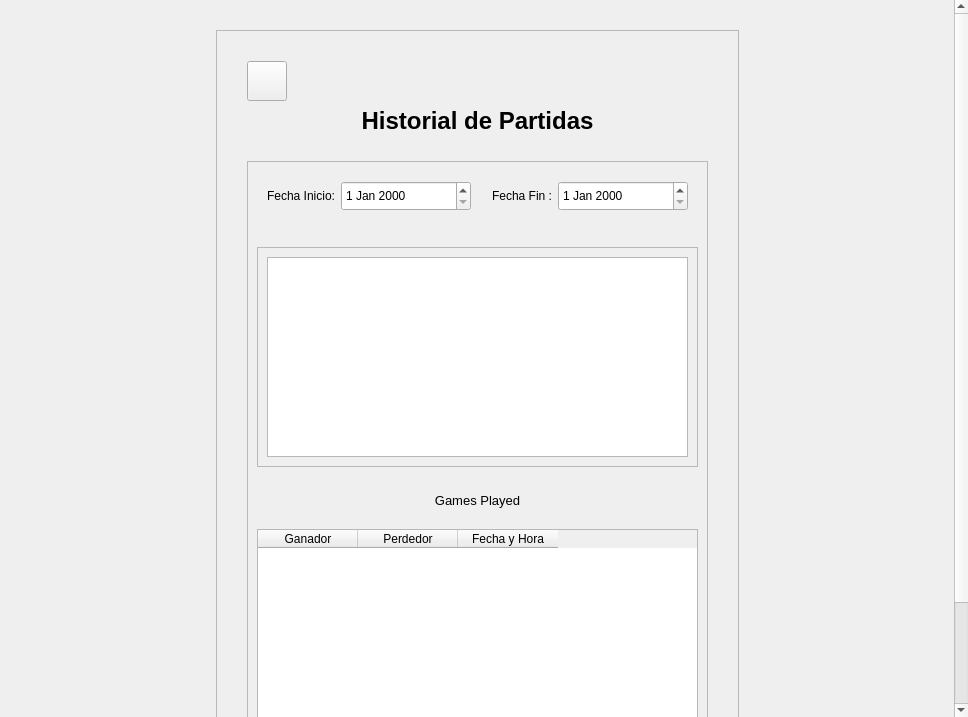
<?xml version="1.0" encoding="UTF-8"?>
<ui version="4.0">
 <class>HistoryWindow</class>
 <widget class="QWidget" name="HistoryWindow">
  <property name="geometry">
   <rect>
    <x>0</x>
    <y>0</y>
    <width>968</width>
    <height>717</height>
   </rect>
  </property>
  <property name="windowTitle">
   <string>Form</string>
  </property>
  <layout class="QGridLayout" name="gridLayout_5">
   <property name="leftMargin">
    <number>0</number>
   </property>
   <property name="topMargin">
    <number>0</number>
   </property>
   <property name="rightMargin">
    <number>0</number>
   </property>
   <property name="bottomMargin">
    <number>0</number>
   </property>
   <item row="0" column="0">
    <widget class="QWidget" name="centralwidget" native="true">
     <layout class="QGridLayout" name="gridLayout_2">
      <property name="leftMargin">
       <number>0</number>
      </property>
      <property name="topMargin">
       <number>0</number>
      </property>
      <property name="rightMargin">
       <number>0</number>
      </property>
      <property name="bottomMargin">
       <number>0</number>
      </property>
      <item row="0" column="0">
       <widget class="QScrollArea" name="scrollArea">
        <property name="frameShape">
         <enum>QFrame::Shape::NoFrame</enum>
        </property>
        <property name="horizontalScrollBarPolicy">
         <enum>Qt::ScrollBarPolicy::ScrollBarAlwaysOff</enum>
        </property>
        <property name="widgetResizable">
         <bool>true</bool>
        </property>
        <property name="alignment">
         <set>Qt::AlignmentFlag::AlignCenter</set>
        </property>
        <widget class="QWidget" name="scrollAreaWidgetContents">
         <property name="geometry">
          <rect>
           <x>0</x>
           <y>-80</y>
           <width>951</width>
           <height>913</height>
          </rect>
         </property>
         <layout class="QGridLayout" name="gridLayout_3">
          <property name="leftMargin">
           <number>0</number>
          </property>
          <property name="topMargin">
           <number>0</number>
          </property>
          <property name="rightMargin">
           <number>0</number>
          </property>
          <property name="bottomMargin">
           <number>0</number>
          </property>
          <item row="0" column="0">
           <layout class="QGridLayout" name="gridLayout">
            <item row="2" column="1">
             <spacer name="verticalSpacer_3">
              <property name="orientation">
               <enum>Qt::Orientation::Vertical</enum>
              </property>
              <property name="sizeType">
               <enum>QSizePolicy::Policy::MinimumExpanding</enum>
              </property>
              <property name="sizeHint" stdset="0">
               <size>
                <width>20</width>
                <height>30</height>
               </size>
              </property>
             </spacer>
            </item>
            <item row="1" column="2">
             <spacer name="horizontalSpacer_10">
              <property name="orientation">
               <enum>Qt::Orientation::Horizontal</enum>
              </property>
              <property name="sizeHint" stdset="0">
               <size>
                <width>40</width>
                <height>20</height>
               </size>
              </property>
             </spacer>
            </item>
            <item row="0" column="1">
             <spacer name="verticalSpacer_2">
              <property name="orientation">
               <enum>Qt::Orientation::Vertical</enum>
              </property>
              <property name="sizeType">
               <enum>QSizePolicy::Policy::MinimumExpanding</enum>
              </property>
              <property name="sizeHint" stdset="0">
               <size>
                <width>20</width>
                <height>30</height>
               </size>
              </property>
             </spacer>
            </item>
            <item row="1" column="0">
             <spacer name="horizontalSpacer_11">
              <property name="orientation">
               <enum>Qt::Orientation::Horizontal</enum>
              </property>
              <property name="sizeHint" stdset="0">
               <size>
                <width>40</width>
                <height>20</height>
               </size>
              </property>
             </spacer>
            </item>
            <item row="1" column="1">
             <widget class="QFrame" name="individualRankingFrame">
              <property name="sizePolicy">
               <sizepolicy hsizetype="Fixed" vsizetype="Expanding">
                <horstretch>0</horstretch>
                <verstretch>0</verstretch>
               </sizepolicy>
              </property>
              <property name="minimumSize">
               <size>
                <width>450</width>
                <height>0</height>
               </size>
              </property>
              <property name="frameShape">
               <enum>QFrame::Shape::StyledPanel</enum>
              </property>
              <property name="frameShadow">
               <enum>QFrame::Shadow::Raised</enum>
              </property>
              <layout class="QGridLayout" name="gridLayout_4">
               <property name="leftMargin">
                <number>30</number>
               </property>
               <property name="topMargin">
                <number>30</number>
               </property>
               <property name="rightMargin">
                <number>30</number>
               </property>
               <property name="bottomMargin">
                <number>30</number>
               </property>
               <item row="0" column="0">
                <layout class="QHBoxLayout" name="horizontalLayout_01">
                 <item>
                  <widget class="QPushButton" name="a_backButton">
                   <property name="sizePolicy">
                    <sizepolicy hsizetype="Fixed" vsizetype="Fixed">
                     <horstretch>0</horstretch>
                     <verstretch>0</verstretch>
                    </sizepolicy>
                   </property>
                   <property name="minimumSize">
                    <size>
                     <width>40</width>
                     <height>40</height>
                    </size>
                   </property>
                   <property name="maximumSize">
                    <size>
                     <width>40</width>
                     <height>40</height>
                    </size>
                   </property>
                   <property name="sizeIncrement">
                    <size>
                     <width>0</width>
                     <height>0</height>
                    </size>
                   </property>
                   <property name="cursor">
                    <cursorShape>PointingHandCursor</cursorShape>
                   </property>
                   <property name="focusPolicy">
                    <enum>Qt::FocusPolicy::TabFocus</enum>
                   </property>
                   <property name="text">
                    <string/>
                   </property>
                   <property name="icon">
                    <iconset resource="../resources.qrc">
                     <normaloff>:/media/images/icons/dark-theme/back.png</normaloff>:/media/images/icons/dark-theme/back.png</iconset>
                   </property>
                   <property name="iconSize">
                    <size>
                     <width>40</width>
                     <height>40</height>
                    </size>
                   </property>
                  </widget>
                 </item>
                 <item>
                  <spacer name="horizontalSpacer_01">
                   <property name="orientation">
                    <enum>Qt::Orientation::Horizontal</enum>
                   </property>
                   <property name="sizeHint" stdset="0">
                    <size>
                     <width>40</width>
                     <height>20</height>
                    </size>
                   </property>
                  </spacer>
                 </item>
                </layout>
               </item>
               <item row="1" column="0">
                <widget class="QLabel" name="historywindowLabel">
                 <property name="sizePolicy">
                  <sizepolicy hsizetype="Expanding" vsizetype="Preferred">
                   <horstretch>0</horstretch>
                   <verstretch>0</verstretch>
                  </sizepolicy>
                 </property>
                 <property name="font">
                  <font>
                   <pointsize>18</pointsize>
                   <bold>true</bold>
                  </font>
                 </property>
                 <property name="focusPolicy">
                  <enum>Qt::FocusPolicy::NoFocus</enum>
                 </property>
                 <property name="text">
                  <string>Historial de Partidas</string>
                 </property>
                 <property name="alignment">
                  <set>Qt::AlignmentFlag::AlignCenter</set>
                 </property>
                </widget>
               </item>
               <item row="3" column="0">
                <spacer name="verticalSpacer_6">
                 <property name="orientation">
                  <enum>Qt::Orientation::Vertical</enum>
                 </property>
                 <property name="sizeType">
                  <enum>QSizePolicy::Policy::Fixed</enum>
                 </property>
                 <property name="sizeHint" stdset="0">
                  <size>
                   <width>20</width>
                   <height>20</height>
                  </size>
                 </property>
                </spacer>
               </item>
               <item row="4" column="0">
                <widget class="QFrame" name="stadisticsFrame">
                 <property name="sizePolicy">
                  <sizepolicy hsizetype="Expanding" vsizetype="Expanding">
                   <horstretch>0</horstretch>
                   <verstretch>0</verstretch>
                  </sizepolicy>
                 </property>
                 <property name="minimumSize">
                  <size>
                   <width>0</width>
                   <height>0</height>
                  </size>
                 </property>
                 <property name="maximumSize">
                  <size>
                   <width>16777215</width>
                   <height>16777215</height>
                  </size>
                 </property>
                 <property name="frameShape">
                  <enum>QFrame::Shape::StyledPanel</enum>
                 </property>
                 <property name="frameShadow">
                  <enum>QFrame::Shadow::Raised</enum>
                 </property>
                 <layout class="QGridLayout" name="gridLayout_11">
                  <item row="4" column="0">
                   <spacer name="verticalSpacer_5">
                    <property name="orientation">
                     <enum>Qt::Orientation::Vertical</enum>
                    </property>
                    <property name="sizeType">
                     <enum>QSizePolicy::Policy::Fixed</enum>
                    </property>
                    <property name="sizeHint" stdset="0">
                     <size>
                      <width>20</width>
                      <height>20</height>
                     </size>
                    </property>
                   </spacer>
                  </item>
                  <item row="0" column="0">
                   <widget class="QFrame" name="rankingDateFrame">
                    <layout class="QHBoxLayout" name="horizontalLayout_8">
                     <property name="leftMargin">
                      <number>10</number>
                     </property>
                     <property name="topMargin">
                      <number>10</number>
                     </property>
                     <property name="rightMargin">
                      <number>10</number>
                     </property>
                     <property name="bottomMargin">
                      <number>10</number>
                     </property>
                     <item>
                      <widget class="QLabel" name="startDateLabel">
                       <property name="sizePolicy">
                        <sizepolicy hsizetype="Expanding" vsizetype="Preferred">
                         <horstretch>0</horstretch>
                         <verstretch>0</verstretch>
                        </sizepolicy>
                       </property>
                       <property name="text">
                        <string>Fecha Inicio:</string>
                       </property>
                       <property name="alignment">
                        <set>Qt::AlignmentFlag::AlignRight|Qt::AlignmentFlag::AlignTrailing|Qt::AlignmentFlag::AlignVCenter</set>
                       </property>
                      </widget>
                     </item>
                     <item>
                      <widget class="QDateEdit" name="startDate">
                       <property name="sizePolicy">
                        <sizepolicy hsizetype="Expanding" vsizetype="Fixed">
                         <horstretch>0</horstretch>
                         <verstretch>0</verstretch>
                        </sizepolicy>
                       </property>
                       <property name="minimumSize">
                        <size>
                         <width>130</width>
                         <height>30</height>
                        </size>
                       </property>
                      </widget>
                     </item>
                     <item>
                      <spacer name="horizontalSpacer_9">
                       <property name="orientation">
                        <enum>Qt::Orientation::Horizontal</enum>
                       </property>
                       <property name="sizeType">
                        <enum>QSizePolicy::Policy::Fixed</enum>
                       </property>
                       <property name="sizeHint" stdset="0">
                        <size>
                         <width>15</width>
                         <height>20</height>
                        </size>
                       </property>
                      </spacer>
                     </item>
                     <item>
                      <widget class="QLabel" name="endDateLabel">
                       <property name="sizePolicy">
                        <sizepolicy hsizetype="Expanding" vsizetype="Preferred">
                         <horstretch>0</horstretch>
                         <verstretch>0</verstretch>
                        </sizepolicy>
                       </property>
                       <property name="text">
                        <string>Fecha Fin :</string>
                       </property>
                       <property name="alignment">
                        <set>Qt::AlignmentFlag::AlignRight|Qt::AlignmentFlag::AlignTrailing|Qt::AlignmentFlag::AlignVCenter</set>
                       </property>
                      </widget>
                     </item>
                     <item>
                      <widget class="QDateEdit" name="endDate">
                       <property name="sizePolicy">
                        <sizepolicy hsizetype="Expanding" vsizetype="Fixed">
                         <horstretch>0</horstretch>
                         <verstretch>0</verstretch>
                        </sizepolicy>
                       </property>
                       <property name="minimumSize">
                        <size>
                         <width>130</width>
                         <height>30</height>
                        </size>
                       </property>
                      </widget>
                     </item>
                    </layout>
                   </widget>
                  </item>
                  <item row="2" column="0">
                   <layout class="QHBoxLayout" name="horizontalLayout_2">
                    <property name="bottomMargin">
                     <number>0</number>
                    </property>
                    <item>
                     <widget class="QFrame" name="gamesFrame">
                      <property name="sizePolicy">
                       <sizepolicy hsizetype="Expanding" vsizetype="Expanding">
                        <horstretch>0</horstretch>
                        <verstretch>0</verstretch>
                       </sizepolicy>
                      </property>
                      <property name="frameShape">
                       <enum>QFrame::Shape::StyledPanel</enum>
                      </property>
                      <property name="frameShadow">
                       <enum>QFrame::Shadow::Raised</enum>
                      </property>
                      <layout class="QGridLayout" name="gridLayout_6">
                       <item row="0" column="0">
                        <widget class="QGraphicsView" name="gamesGraphicsView">
                         <property name="minimumSize">
                          <size>
                           <width>300</width>
                           <height>200</height>
                          </size>
                         </property>
                        </widget>
                       </item>
                      </layout>
                     </widget>
                    </item>
                   </layout>
                  </item>
                  <item row="5" column="0">
                   <widget class="QLabel" name="opponentsLabel">
                    <property name="sizePolicy">
                     <sizepolicy hsizetype="Preferred" vsizetype="Expanding">
                      <horstretch>0</horstretch>
                      <verstretch>0</verstretch>
                     </sizepolicy>
                    </property>
                    <property name="font">
                     <font>
                      <pointsize>10</pointsize>
                     </font>
                    </property>
                    <property name="text">
                     <string>Games Played</string>
                    </property>
                    <property name="alignment">
                     <set>Qt::AlignmentFlag::AlignCenter</set>
                    </property>
                   </widget>
                  </item>
                  <item row="9" column="0">
                   <widget class="QTableWidget" name="gamesTableWidget">
                    <property name="sizePolicy">
                     <sizepolicy hsizetype="Expanding" vsizetype="Expanding">
                      <horstretch>0</horstretch>
                      <verstretch>0</verstretch>
                     </sizepolicy>
                    </property>
                    <property name="minimumSize">
                     <size>
                      <width>0</width>
                      <height>240</height>
                     </size>
                    </property>
                    <property name="maximumSize">
                     <size>
                      <width>16777215</width>
                      <height>16777215</height>
                     </size>
                    </property>
                    <property name="textElideMode">
                     <enum>Qt::TextElideMode::ElideRight</enum>
                    </property>
                    <property name="columnCount">
                     <number>3</number>
                    </property>
                    <attribute name="verticalHeaderDefaultSectionSize">
                     <number>50</number>
                    </attribute>
                    <column>
                     <property name="text">
                      <string>Ganador</string>
                     </property>
                    </column>
                    <column>
                     <property name="text">
                      <string>Perdedor</string>
                     </property>
                    </column>
                    <column>
                     <property name="text">
                      <string>Fecha y Hora</string>
                     </property>
                    </column>
                   </widget>
                  </item>
                  <item row="1" column="0">
                   <spacer name="verticalSpacer">
                    <property name="orientation">
                     <enum>Qt::Orientation::Vertical</enum>
                    </property>
                    <property name="sizeType">
                     <enum>QSizePolicy::Policy::Fixed</enum>
                    </property>
                    <property name="sizeHint" stdset="0">
                     <size>
                      <width>20</width>
                      <height>20</height>
                     </size>
                    </property>
                   </spacer>
                  </item>
                  <item row="6" column="0">
                   <spacer name="verticalSpacer_4">
                    <property name="orientation">
                     <enum>Qt::Orientation::Vertical</enum>
                    </property>
                    <property name="sizeType">
                     <enum>QSizePolicy::Policy::Fixed</enum>
                    </property>
                    <property name="sizeHint" stdset="0">
                     <size>
                      <width>20</width>
                      <height>15</height>
                     </size>
                    </property>
                   </spacer>
                  </item>
                 </layout>
                </widget>
               </item>
              </layout>
             </widget>
            </item>
           </layout>
          </item>
         </layout>
        </widget>
       </widget>
      </item>
     </layout>
    </widget>
   </item>
  </layout>
 </widget>
 <resources>
  <include location="../resources.qrc"/>
 </resources>
 <connections/>
</ui>
